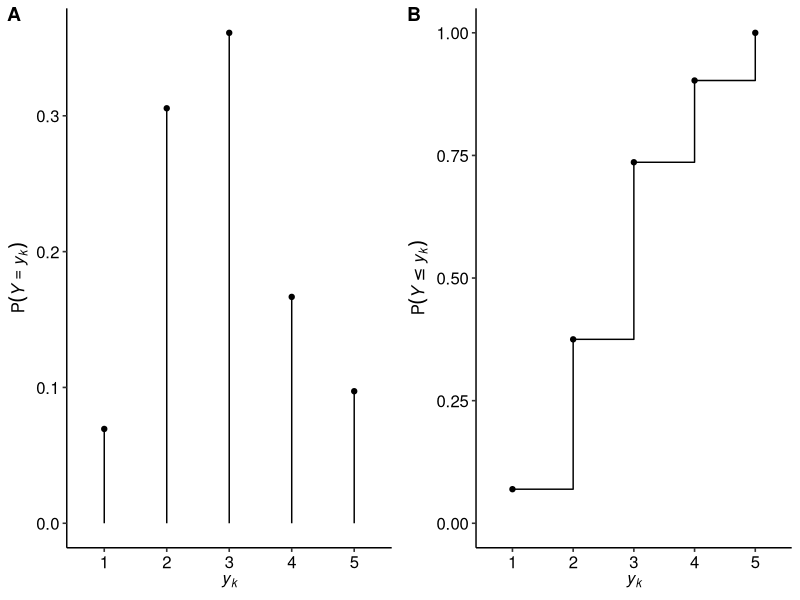
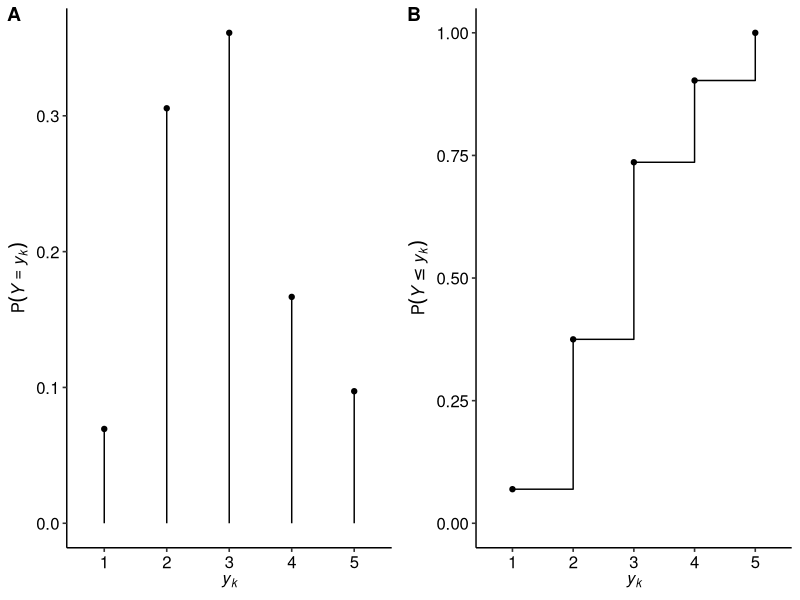
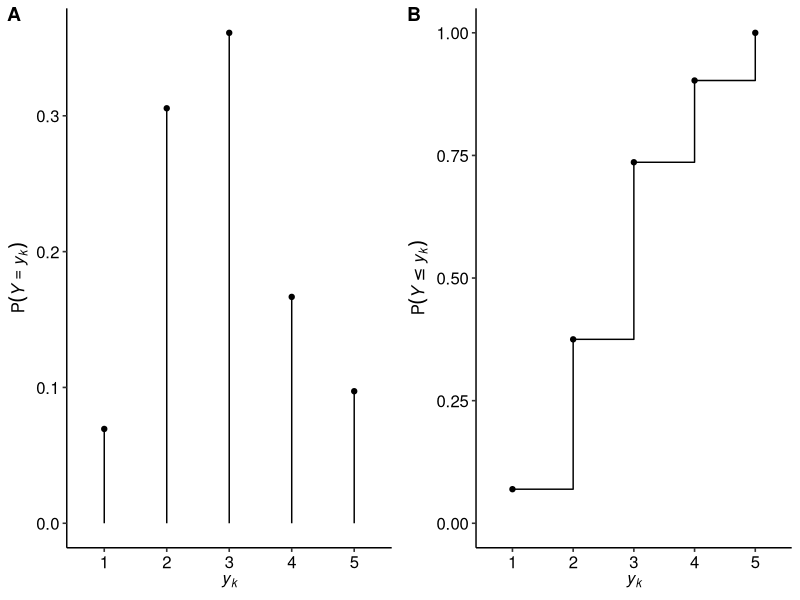

The R source for these figures, in order:
library(ggplot2)
library(scales)
library(ggpubr)

data(wine, package = "ordinal")
dat <- data.frame(y = sort(unique(wine$rating)),
                  dens = c(table(wine$rating)/nrow(wine)),
                  distr = cumsum(c(table(wine$rating))/nrow(wine)))
p1 <- ggplot(dat) +
  geom_segment(aes(x = y, xend = y, y = 0, yend = dens)) +
  geom_point(aes(x = y, y = dens)) +
  labs(x = expression(italic(y[k])), y = expression(P(italic(Y==y[k])))) +
  theme_pubr()

p2 <- ggplot(dat) +
  geom_point(aes(x = y, y = distr)) +
  geom_step(aes(x = y, y = distr, group = NA)) +
  labs(x = expression(italic(y[k])), y = expression(P(italic(Y<=y[k])))) +
  ylim(0, 1) +
  theme_pubr()

(p3 <- ggarrange(p1, p2, labels = c("A", "B")))

ggsave("vignettes/figures/figure0.pdf", plot = p3, width = 10, height = 4)
ggsave("vignettes/figures/figure0.png", plot = p3, width = 10, height = 4)
